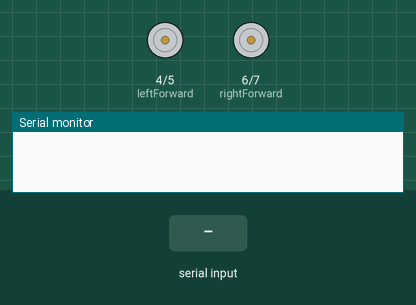
Simulated run of this sketch. Board: Arduino Uno, built with avr-gcc and run on an emulated ATmega328P. Parts: motor-driver pin pairs drawn as motors (green arrow = first pin HIGH = forward, orange = second pin HIGH = backward, longer = more drive), the last lines printed to the serial monitor. Inputs (shaded band) come from the test bench.

Above: at 1.2 s.
1.3 s: "a" received over Serial
At 2.5 s:
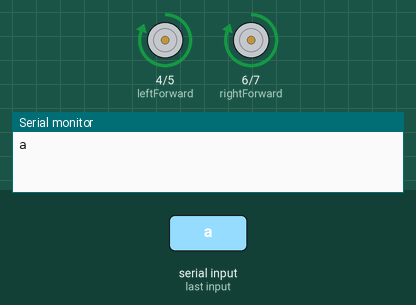
2.8 s: "e" received over Serial
At 4.0 s:
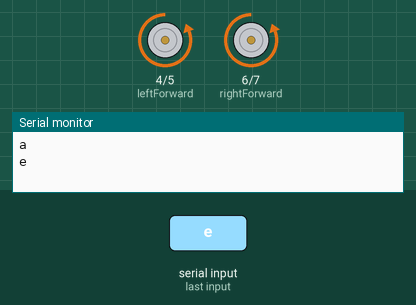
4.3 s: "d" received over Serial
At 5.4 s:
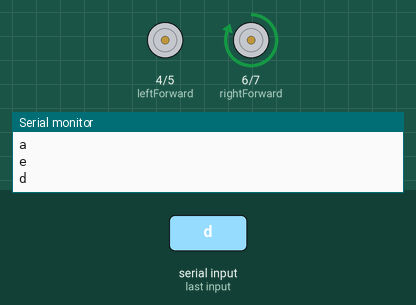
5.8 s: "b" received over Serial
At 6.7 s:
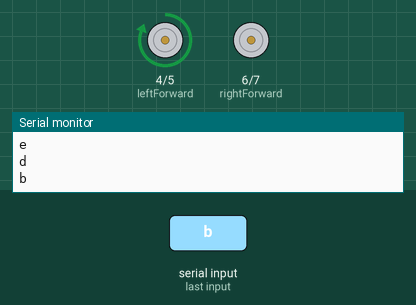
Timing chart, 0 to 8.3 s (numbered marks = the images above; inputs shaded):
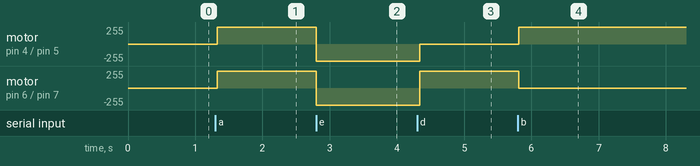

Measured:
- after the input at 1.3 s, motor on pin 4 (leftForward) / pin 5 (leftReverse), motor on pin 6 (rightForward) / pin 7 (rightReverse): stopped → forward 255/255 at once
- after the input at 2.8 s, motor on pin 4 (leftForward) / pin 5 (leftReverse), motor on pin 6 (rightForward) / pin 7 (rightReverse): forward 255/255 → backward 255/255 at once
- after the input at 4.3 s, motor on pin 4 (leftForward) / pin 5 (leftReverse): backward 255/255 → stopped at once; motor on pin 6 (rightForward) / pin 7 (rightReverse): backward 255/255 → forward 255/255 at once
- after the input at 5.8 s, motor on pin 4 (leftForward) / pin 5 (leftReverse): stopped → forward 255/255 at once; motor on pin 6 (rightForward) / pin 7 (rightReverse): forward 255/255 → stopped at once

The sketch:

bluetooth_car.ino
```cpp
char command;
const int leftForward = 4, leftReverse = 5, rightForward = 6, rightReverse = 7;

void setup(){
  pinMode(leftForward,OUTPUT);
  pinMode(leftReverse,OUTPUT);
  pinMode(rightForward,OUTPUT);
  pinMode(rightReverse,OUTPUT);
  Serial.begin(9600);
}

void loop(){
  if(Serial.available()>0){
    command = Serial.read();
    Serial.println(command);
  }

  if(command == 'a'){//GO FORWARD
    digitalWrite(leftForward,HIGH);
    digitalWrite(leftReverse,LOW);
    digitalWrite(rightForward,HIGH);
    digitalWrite(rightReverse,LOW);
  }

  else if(command == 'e'){//GO REVERSE
    digitalWrite(leftForward,LOW);
    digitalWrite(leftReverse,HIGH);
    digitalWrite(rightForward,LOW);
    digitalWrite(rightReverse,HIGH);
  }

  else if(command == 'd'){//TURN RIGHT
    digitalWrite(leftForward,LOW);
    digitalWrite(leftReverse,LOW);
    digitalWrite(rightForward,HIGH);
    digitalWrite(rightReverse,LOW);
  }

  else if(command == 'b'){//TURN LEFT
    digitalWrite(leftForward,HIGH);
    digitalWrite(leftReverse,LOW);
    digitalWrite(rightForward,LOW);
    digitalWrite(rightReverse,LOW);
  }

  else if(command == 'c'){//STOP
    digitalWrite(leftForward,LOW);
    digitalWrite(leftReverse,LOW);
    digitalWrite(rightForward,LOW);
    digitalWrite(rightReverse,LOW);
  }
  delay(70);
}
```
